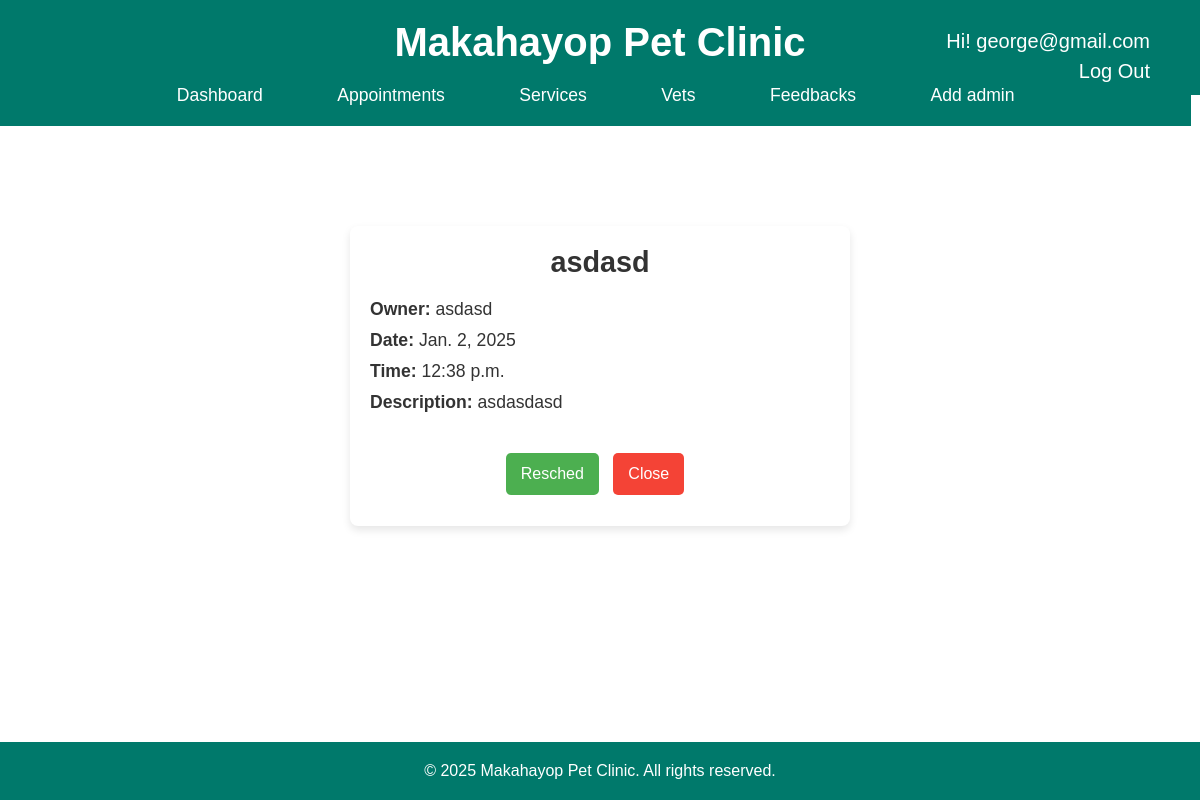
Screenshot of /appointment/2/ (signed in) with the database file from the repository.
### makahayopclinic/models.py (models this page shows, shortened)
class User(AbstractUser):
    phone_number = models.CharField(max_length=15, blank=True, null=True)
    profile_picture = models.ImageField(upload_to='profile_pics/', blank=True, null=True)

class Appointment(models.Model):
    pet_name = models.CharField(max_length=100)
    owner_name = models.CharField(max_length=100)
    date = models.DateField()
    time = models.TimeField()
    description = models.TextField()

### makahayopclinic/views.py (the view)
# urls.py: path('appointment/<int:pk>/', views.appointment_detail, name='appointment_detail'),
@login_required
def appointment_detail(request, pk):
    appointment = get_object_or_404(Appointment, pk=pk)
    return render(request, 'appointment/appointment_detail.html', {'appointment': appointment})

### makahayopclinic/templates/appointment/appointment_detail.html (shortened to what this page needs)
{% extends 'base.html' %}
{% load static %}
{% block content %}
{% include 'header.html' %}
<div class="appointment-card">
    <h1 class="appointment-title">{{ appointment.pet_name }}</h1>
    <div class="appointment-details">
        <p><strong>Owner:</strong> {{ appointment.owner_name }}</p>
        <p><strong>Date:</strong> {{ appointment.date }}</p>
        <p><strong>Time:</strong> {{ appointment.time }}</p>
        <p><strong>Description:</strong> {{ appointment.description }}</p>
    </div>
    <div class="appointment-actions">
        <a href="{% url 'appointment_update' appointment.pk %}" class="btn-edit">Resched</a>
        <a href="{% url 'appointment_list' %}" class="btn-back">Close</a>
    </div>
</div>
{% endblock %}

### makahayopclinic/templates/header1.html (shortened to what this page needs)
{% load static %}
<!DOCTYPE html>
<html lang="en">
<head>
    <link rel="stylesheet" href="{% static 'css/index.css' %}">
</head>
<body>
    <header>
        <div class="base">
            <h1>Makahayop Pet Clinic</h1>
            {% if user.is_authenticated %}
            <p style="color: white; position: absolute; right: 50px;top: 30px; font-size: 20px; text-decoration: none;">Hi!   {{ user.username }}</p>
            <a style="color: white; position: absolute; right: 50px;top: 60px; font-size: 20px; text-decoration: none;" href="{% url 'logout' %}">Log Out</a>
{% else %}
    <a style="color: white; position: absolute; right: 50px;top: 40px; font-size: 20px; text-decoration: none;" href="{% url 'login' %}">Log In</a>
</div>
{% endif %}
    </header>
</body>
</html>

### makahayopclinic/static/css/index.css (style rules this page uses)
* { margin: 0; padding: 0; box-sizing: border-box; }
html, body { height: 100%; font-family: 'Arial', sans-serif; background-color: #f4f7f6; color: #333; display: flex; flex-direction: column; }
header { background-color: #00796b; padding: 20px 0; color: #fff; text-align: center; }
header h1 { font-size: 2.5rem; margin-bottom: 10px; }

### makahayopclinic/templates/appointment/appointment_detail.html (style rules this page uses)
.appointment-card { width: 500px; height: 300px; padding: 20px; background-color: white; border-radius: 8px; box-shadow: 0 4px 8px rgba(0, 0, 0, 0.1); text-align: center; margin: auto; margin-top: 100px ; }
.appointment-title { font-size: 1.8rem; font-weight: bold; margin-bottom: 20px; }
.appointment-details { font-size: 1.1rem; margin-bottom: 20px; text-align: left; }
.appointment-details p { margin-bottom: 10px; }
.appointment-details strong { font-weight: 600; }
.appointment-actions { margin-top: 40px; }
.appointment-actions a { display: inline-block; padding: 12px 15px; margin-right: 10px; font-size: 1rem; border-radius: 5px; text-decoration: none; transition: background-color 0.3s ease; }
.btn-edit { background-color: #4CAF50; color: white; }
.btn-back { background-color: #f44336; color: white; }

### rows the page displays
User: username "george@gmail.com"
Appointment: pet_name "asdasd", owner_name "asdasd", date "Jan. 2, 2025", time "12:38 p.m.", description "asdasdasd"
